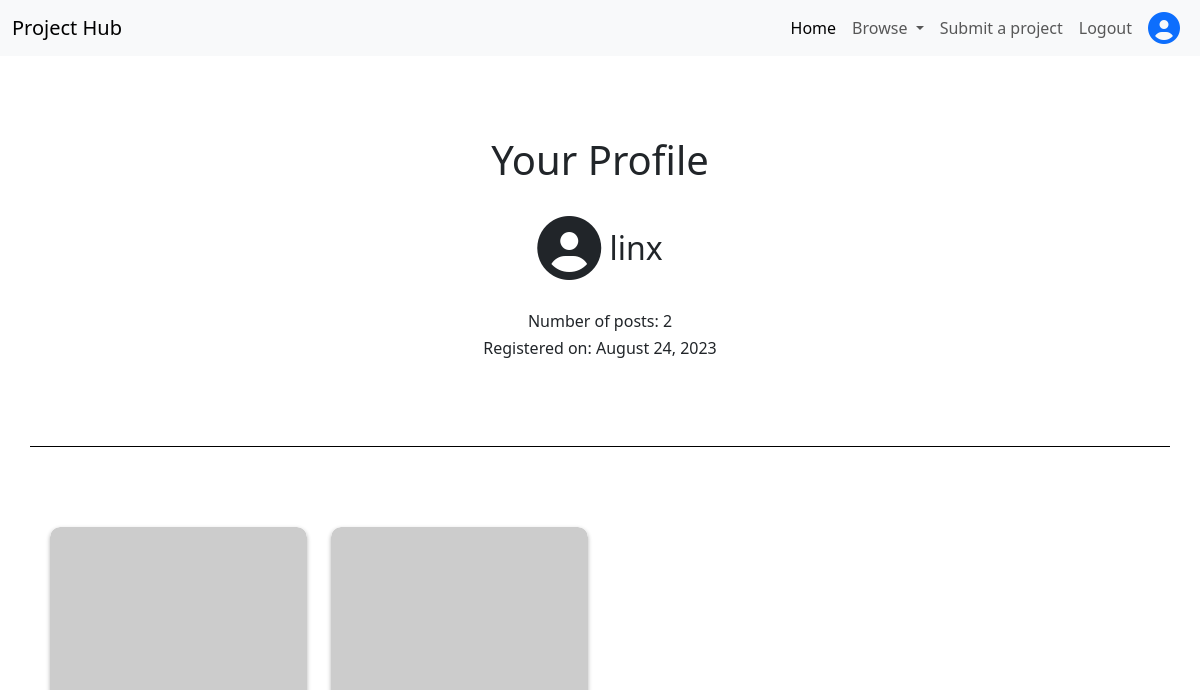
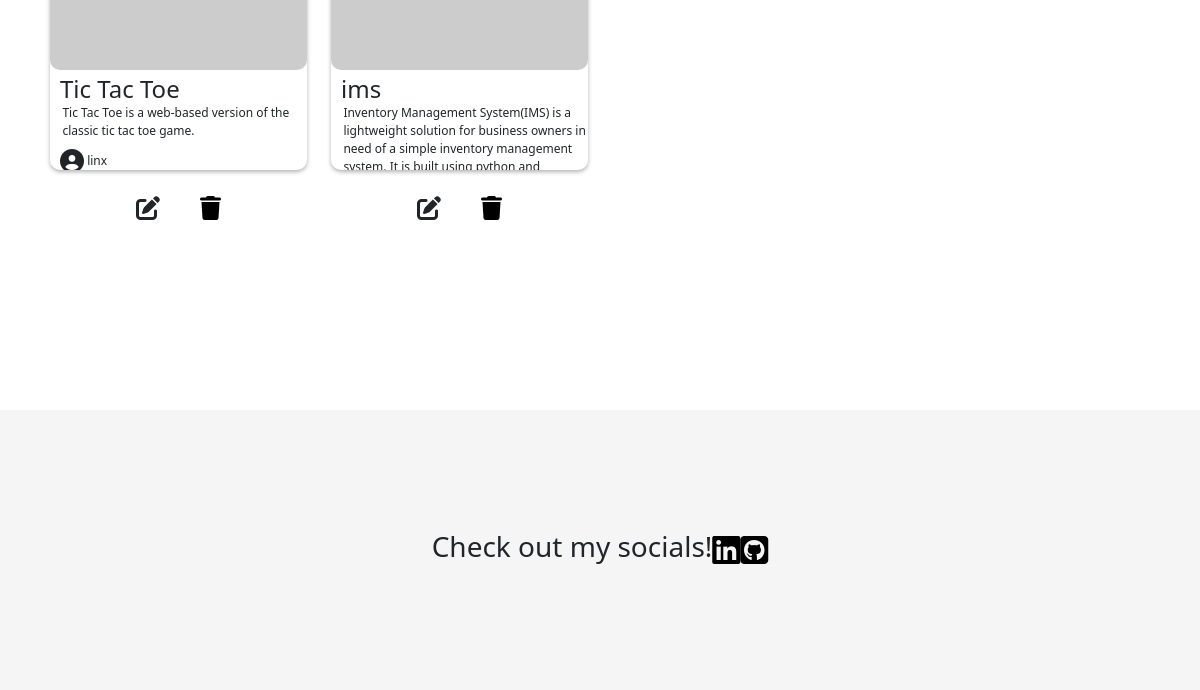
/profile_page/ (signed in), run on an earlier commit of the app's database (2 pictures, top to bottom).
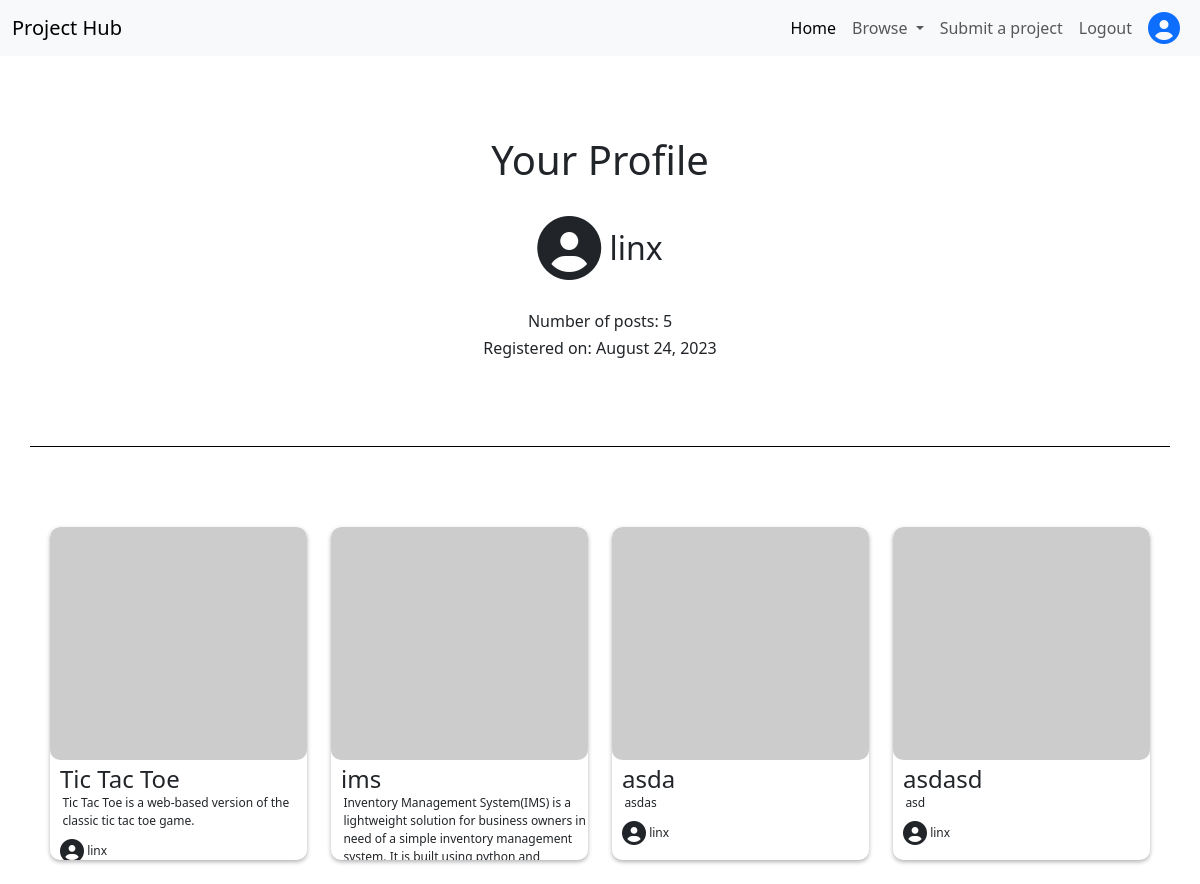
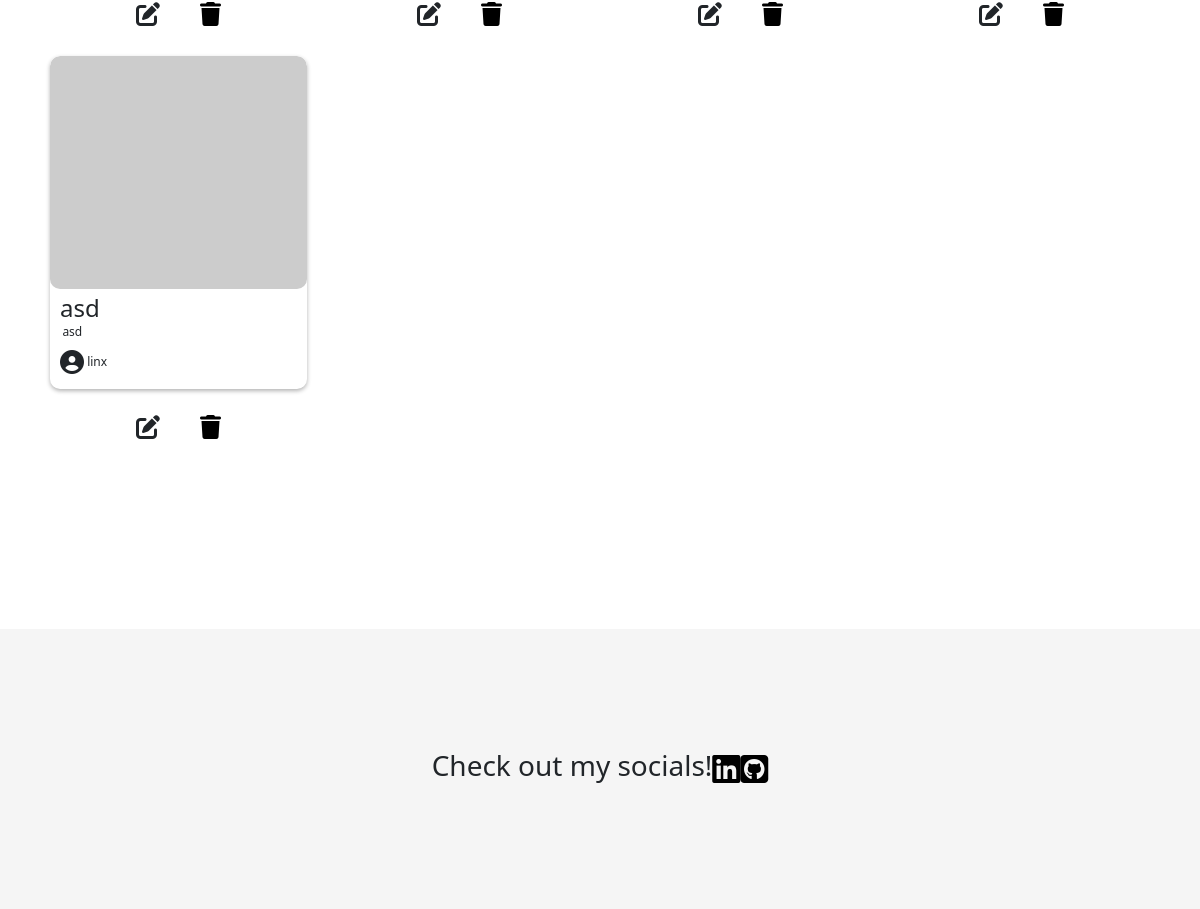
And on a later commit of the database (2 pictures, top to bottom).
### hub_main/models.py (models this page shows, shortened)
class Post(models.Model):
    title = models.CharField(max_length=200, blank=False)
    slug = models.SlugField(max_length=200, unique=True)
    author = models.ForeignKey(User, on_delete=models.CASCADE, related_name='project_post')
    Category = models.ForeignKey(Category, on_delete=models.CASCADE, related_name='categories')
    created_on = models.DateField(auto_now_add=True)
    description = models.TextField()
    likes = models.ManyToManyField(User, related_name='liked_posts', null=True, blank=True)
    live_link = models.URLField(blank=False)
    github_repo_link = models.URLField()
    class Meta:
        ordering = ['created_on']

### hub_main/views.py (the view)
# urls.py: path('profile_page/', views.profile_page, name='profile_page'),
def profile_page(request):
    context = {
        'posts' : Post.objects.filter(author=request.user),
        'post_count' : Post.objects.filter(author=request.user).count(),
    }
    return render(request, 'profile_page.html', context)

### hub_main/templates/profile_page.html (shortened to what this page needs)
{% extends "base.html" %}
{% load static %}
{% block content %}
<section>
    <div class="container" id="profile-container">
        <h1>Your Profile</h1>
        <div>
            <i class="fa-solid fa-circle-user fa-2xl"></i>
            <span>{{ user }}</span>
        </div>
        <h3>Number of posts: {{ post_count }}</h3>
        <h3>Registered on: {{ user.date_joined|date:"F j, Y" }}</h4>
    </div>
</section>
<section>
    <div class="container-fluid padding-content" id="profile-page-posts">
        <div class="grid">
            <div class="row">
                {% for post in posts %}
                <div class="col-md-3 col-6 profile-post-card">
                    <a href="{% url 'project_details' post.slug %}" style="color:inherit;">
                        <div class="my-card">
                            <img src="https://picsum.photos/500" class="my-card-img" alt="...">
                            <div class="my-card-body">
                                <h5 class="my-card-title">{{ post.title }}</h5>
                                <p class="my-card-text">{{ post.description }}</p>
                                <div class="my-card-author">
                                    <span>{{ post.author }}</span>
                                </div>
                            </div>
                        </div>
                    </a>
                    <div class="post-options">
                        <a class="post-option" style="color: inherit;" href="{% url 'project_update' post.id %}"><i class="fa-solid fa-pen-to-square"></i></a>
                        <button type="button" class="post-option" data-bs-toggle="modal" data-bs-target="#{{ post.slug }}">
                            <i class="fa-solid fa-trash"></i>
                        </button>
                    </div>
                </div>
                {% endfor %}
            </div>
        </div>
    </div>
</section>
{% endblock %}

### hub_main/templates/base.html (shortened to what this page needs)
{% load static %}
<!DOCTYPE html>
<html lang="en">
<head>
    <link rel="stylesheet" href="https://cdn.jsdelivr.net/npm/bootstrap@5.3.1/dist/css/bootstrap.min.css">
    <link rel="stylesheet" href="{% static 'hub_main/css/styles.css' %}">
</head>
<body>
    <header>
        <nav class="navbar navbar-expand-lg bg-body-tertiary">
            <div class="container-fluid">
              <a class="navbar-brand" href="{% url 'home' %}">Project Hub</a>
              <div class="collapse navbar-collapse" id="navbarNavDropdown">
                <ul class="navbar-nav ms-auto">
                  <li class="nav-item">
                    <a class="nav-link active" aria-current="page" href="{% url 'home' %}">Home</a>
                  </li>
                  <li class="nav-item dropdown">
                    <a class="nav-link dropdown-toggle" href="#" role="button" data-bs-toggle="dropdown" aria-expanded="false">
                      Browse
                    </a>
                  </li>
                  {% if user.is_authenticated %}
                    <li class="nav-item">
                      <a class="nav-link" href="{% url 'project_submission' %}">Submit a project</a>
                    </li>
                  {% else %}
                    <li class="nav-item">
                      <a class="nav-link disabled" href="{% url 'project_submission' %}">Submit a project</a>
                    </li>
                  {% endif %}
                  {% if user.is_authenticated %}
                    <li class="nav-item">
                      <a class="nav-link" href="{% url 'logout' %}">Logout</a>
                    </li>
                  {% else %}
                    <li class="nav-item">
                      <a class="nav-link" href="{% url 'login' %}">Login</a>
                    </li>
                  {% endif %}
                  {% if user.is_authenticated %}
                  <li class="nav-link">
                    <a href="{% url 'profile_page' %}"><i class="fa-solid fa-circle-user fa-2xl"></i></a>
                  </li>
                  {% else %}
                  <li class="nav-link disabled">
                    <a href="#"><i class="fa-solid fa-circle-user fa-2xl"></i></a>
                  </li>
                  {% endif %}
                </ul>
              </div>
            </div>
          </nav>
    </header>
    <main>
        {% block content %}
        {% endblock %}
    </main>
</body>
<footer>
    <h3>Check out my socials!</h3>
    <a href="#"><i class="fa-brands fa-linkedin"></i></a>
    <a href="#"><i class="fa-brands fa-square-github"></i></a>
</footer>
</html>

### hub_main/static/hub_main/css/styles.css (style rules this page uses)
* { margin: 0; padding: 0; box-sizing: border-box; }
.padding-content { padding-left: 50px; padding-right: 50px; }
.profile-post-card { margin-bottom: 80px; }
.my-card { border-radius: 10px; height: 100%; box-shadow: 0 2px 4px rgba(0, 0, 0, 0.3); position: relative; overflow: scroll; }
.my-card img { width: 100%; height: 70%; object-fit: cover; border-radius: 10px; }
.my-card-body { position: absolute; left: 10px; margin-top: 5px; margin-bottom: 5px; }
.my-card-title { font-size: 2vw; margin: 0; padding: 0; }
.my-card-text { font-size: 1vw; margin-bottom: 1vw; margin-left: 0.2vw; }
.my-card-author { font-size: 1vw; }
footer { margin-top: 20vh; height: 35vh; background-color: whitesmoke; display: flex; justify-content: center; align-items: center; font-size: 2rem; }
footer a { color: black; }
#profile-container { text-align: center; margin-top: 10vh; padding-bottom: 10vh; border-bottom: 1px solid black; }
#profile-container h1 { margin-bottom: 5vh; }
#profile-container h3 { font-size: medium; }
#profile-container > div { margin-bottom: 5vh; font-size: xx-large; }
#profile-page-posts { margin-top: 10vh; }
.post-options { display: flex; justify-content: center; }
.post-option { border: none; background-color: inherit; font-size: x-large; padding: 20px; }

What changed in the data, as far as the page shows it:
added Post: title "asda", description "asdas", author "linx"
added Post: title "asdasd", description "asd", author "linx"
added Post: title "asd", description "asd", author "linx"
Also different on the page:
{{ post_count }}: "2" → "5"
